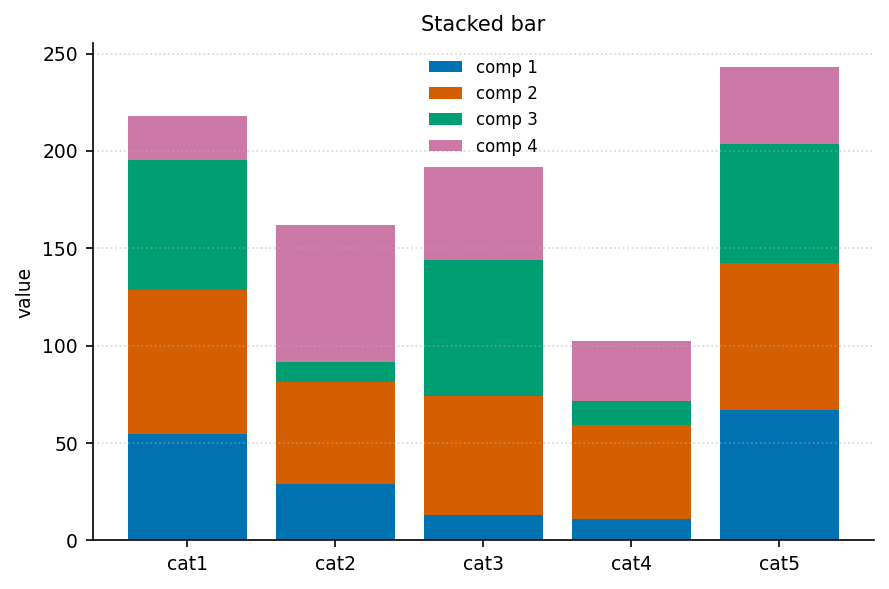

Source code (Python):
"""bar_stacked: 堆积柱状（展示组成）."""
import sys, os; sys.path.insert(0, os.path.join(os.path.dirname(os.path.abspath(__file__)), '..', '..', '_utils', 'python'))
import numpy as np
import matplotlib.pyplot as plt
from theme import apply_theme
from palette import cycle
from demo_data import gen_groups

def make_figure(labels=None, V=None, series_names=None, title='Stacked bar'):
    apply_theme()
    if labels is None:
        labels, V = gen_groups(n_cat=5, n_series=4)
        series_names = [f'comp {i+1}' for i in range(4)]
    fig, ax = plt.subplots()
    bottom = np.zeros(len(labels))
    for i, row in enumerate(V):
        ax.bar(labels, row, bottom=bottom, color=cycle(i), label=series_names[i])
        bottom += row
    ax.set_ylabel('value'); ax.set_title(title)
    ax.legend(); ax.grid(True, axis='y', linestyle=':', alpha=0.5)
    fig.tight_layout()
    return fig

if __name__ == '__main__':
    fig = make_figure()
    fig.savefig(__file__.replace('.py', '.png'), dpi=150)
